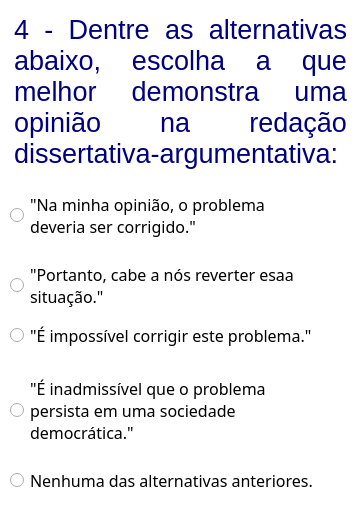
          <widget class="QWidget" name="widget_questionario4" native="true">
           <property name="geometry">
            <rect>
             <x>0</x>
             <y>10</y>
             <width>361</width>
             <height>511</height>
            </rect>
           </property>
           <property name="styleSheet">
            <string notr="true">background-color: rgb(255, 255, 255);</string>
           </property>
           <widget class="QWidget" name="fundo1_4" native="true">
            <property name="geometry">
             <rect>
              <x>0</x>
              <y>0</y>
              <width>361</width>
              <height>511</height>
             </rect>
            </property>
            <property name="styleSheet">
             <string notr="true">background-color: rgb(255, 255, 255);</string>
            </property>
            <widget class="QRadioButton" name="txt_question4errada1">
             <property name="geometry">
              <rect>
               <x>10</x>
               <y>190</y>
               <width>341</width>
               <height>51</height>
              </rect>
             </property>
             <property name="font">
              <font>
               <family>Comfortaa</family>
               <pointsize>12</pointsize>
              </font>
             </property>
             <property name="text">
              <string>&quot;Na minha opinião, o problema 
deveria ser corrigido.&quot;</string>
             </property>
            </widget>
            <widget class="QTextBrowser" name="textBrowser">
             <property name="geometry">
              <rect>
               <x>10</x>
               <y>10</y>
               <width>341</width>
               <height>181</height>
              </rect>
             </property>
             <property name="frameShape">
              <enum>QFrame::NoFrame</enum>
             </property>
             <property name="html">
              <string>&lt;!DOCTYPE HTML PUBLIC &quot;-//W3C//DTD HTML 4.0//EN&quot; &quot;http://www.w3.org/TR/REC-html40/strict.dtd&quot;&gt;
&lt;html&gt;&lt;head&gt;&lt;meta name=&quot;qrichtext&quot; content=&quot;1&quot; /&gt;&lt;style type=&quot;text/css&quot;&gt;
p, li { white-space: pre-wrap; }
&lt;/style&gt;&lt;/head&gt;&lt;body style=&quot; font-family:'Lato'; font-size:10pt; font-weight:400; font-style:normal;&quot;&gt;
&lt;p align=&quot;justify&quot; style=&quot; margin-top:0px; margin-bottom:0px; margin-left:0px; margin-right:0px; -qt-block-indent:0; text-indent:0px;&quot;&gt;&lt;span style=&quot; font-family:'MS Shell Dlg 2'; font-size:20pt; color:#00007f;&quot;&gt;4 - Dentre as alternativas abaixo, escolha a que melhor demonstra uma opinião na redação dissertativa-argumentativa:&lt;/span&gt;&lt;/p&gt;&lt;/body&gt;&lt;/html&gt;</string>
             </property>
            </widget>
            <widget class="QRadioButton" name="txt_question4certa">
             <property name="geometry">
              <rect>
               <x>10</x>
               <y>360</y>
               <width>331</width>
               <height>101</height>
              </rect>
             </property>
             <property name="font">
              <font>
               <family>Comfortaa</family>
               <pointsize>12</pointsize>
              </font>
             </property>
             <property name="text">
              <string>&quot;É inadmissível que o problema 
persista em uma sociedade 
democrática.&quot;</string>
             </property>
            </widget>
            <widget class="QRadioButton" name="txt_question4errada2">
             <property name="geometry">
              <rect>
               <x>10</x>
               <y>260</y>
               <width>341</width>
               <height>51</height>
              </rect>
             </property>
             <property name="font">
              <font>
               <family>Comfortaa</family>
               <pointsize>12</pointsize>
              </font>
             </property>
             <property name="text">
              <string>&quot;Portanto, cabe a nós reverter esaa 
situação.&quot;</string>
             </property>
            </widget>
            <widget class="QRadioButton" name="txt_question4errada3">
             <property name="geometry">
              <rect>
               <x>10</x>
               <y>320</y>
               <width>341</width>
               <height>31</height>
              </rect>
             </property>
             <property name="font">
              <font>
               <family>Comfortaa</family>
               <pointsize>12</pointsize>
              </font>
             </property>
             <property name="text">
              <string>&quot;É impossível corrigir este problema.&quot;</string>
             </property>
            </widget>
            <widget class="QRadioButton" name="txt_question4errada4">
             <property name="geometry">
              <rect>
               <x>10</x>
               <y>460</y>
               <width>341</width>
               <height>41</height>
              </rect>
             </property>
             <property name="font">
              <font>
               <family>Comfortaa</family>
               <pointsize>12</pointsize>
              </font>
             </property>
             <property name="text">
              <string>Nenhuma das alternativas anteriores.</string>
             </property>
            </widget>
           </widget>
          </widget>
